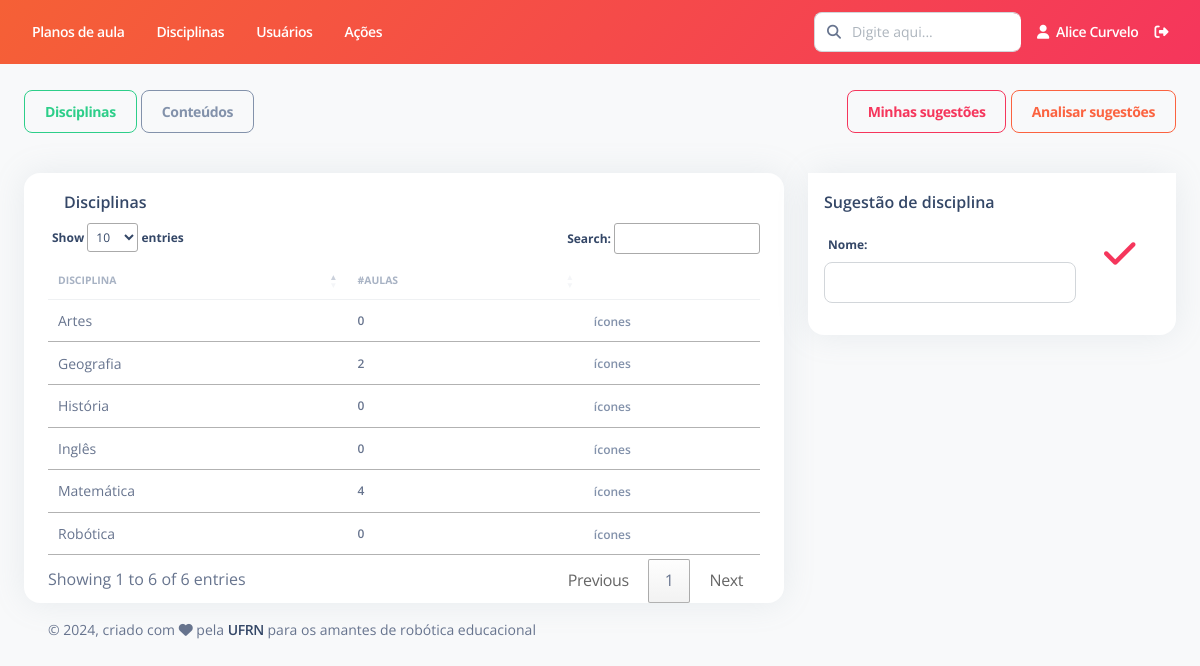
/disciplina/listar/ (signed in), run on the app's committed database.
### Disciplina/models.py (models this page shows)
class Disciplina(models.Model):
    nome = models.CharField(max_length=200, verbose_name="Nome")
    status = models.CharField(max_length=7, choices=STATUS, default='Ativo')
    def __str__(self):
        return self.nome
    class Meta:
        ordering = ['nome']
        verbose_name = "Disciplina"
        verbose_name_plural = "Disciplinas"

### Disciplina/views.py (the view)
# urls.py: path('listar/', views.ListarTodasAcoes.as_view(), name='listar'),
@login_required
def listar(request):
    planos_aula = PlanoAula.objects.filter(status=True)
    disciplinas = Disciplina.objects.filter(status="Ativo")
    conteudos = Conteudo.objects.filter(status="Ativo")
    informacoes = {
        'lista_disciplinas': encontrar_planos_aula_disciplina(planos_aula, list(disciplinas)),
        'lista_conteudos': conteudos,
    }
    return render(request, "Disciplina/listar.html", informacoes)

### rap/views.py (called while the page is built)
def encontrar_planos_aula_disciplina(planos_aula, disciplinas):
    inf_disciplinas = []
    for disciplina in disciplinas:
        informacoes = []
        informacoes.append(disciplina)
        informacoes.append(0)
        inf_disciplinas.append(informacoes)
    for plano_aula in planos_aula:
        disciplinas_pa = []
        for conteudo in plano_aula.conteudos.all():
            if conteudo.disciplina not in disciplinas_pa:
                disciplinas_pa.append(conteudo.disciplina)
        for disciplina in disciplinas_pa:
            indice = disciplinas.index(disciplina)
            inf_disciplinas[indice][1] += 1
    return inf_disciplinas

### templates/Disciplina/listar.html (shortened to what this page needs)
{% extends "Base/base.html" %}
{% load static %}
{% block conteudo %}
<br>
<div class="d-flex justify-content-between">
  <div>
    <button id="btn_disciplina" class="btn btn-outline-success" onclick="mostrar_disciplinas()">Disciplinas</button>
    <button id="btn_conteudo" class="btn btn-outline-secondary" onclick="mostrar_conteudos()">Conteúdos</button>
  </div>
  <div>
    <a href="{% url 'disciplina:listar_sugestoes_usuario' pk=user.id %}" class="btn btn-outline-danger">Minhas sugestões</a>
    {% if user.is_superuser %}
      <a href="{% url 'disciplina:listar_sugestoes' %}" class="btn btn-outline-warning">Analisar sugestões</a>
    {% endif %}
  </div>
</div>
<div id="div_disciplina">
<div class="row mt-4">
  <div class="col-lg-8 col-md-12 mb-lg-0 mb-4">
    <div class="card container">
      <div class="card-header pb-0 p-3">
        <div class="d-flex justify-content-between">
          <h6 class="mb-2">Disciplinas</h6>
        </div>
      </div>
      <div class="table-responsive">
          <table id="tabela_disciplinas" class="table align-items-center" cellspacing="0">
            <thead>
              <tr>
                <th class="text-uppercase text-secondary text-xxs font-weight-bolder opacity-7">Disciplina</th>
                <th class="text-uppercase text-secondary text-xxs font-weight-bolder opacity-7">#Aulas</th>
                <th class="text-uppercase text-secondary text-xxs font-weight-bolder opacity-7"></th>
              </tr>
            </thead>
            <tbody>
                {% for disciplina in lista_disciplinas %}
                    <tr>
                        <td><p class="text-sm mb-0">{{disciplina.0.nome}}</p></td>
                        <td><p class="text-xs font-weight-bold mb-0">{{disciplina.1}}</p></td>
                        <td><span class="text-secondary text-xs font-weight-bold">ícones</span></td>
                    </tr>
                {% endfor %}
            </tbody>
          </table>
      </div>
    </div>
  </div>
  <div class="col-lg-4 mb-lg-0 mb-4">
    <div class="card">
      <form id="form_disciplina">
        <div class="card-header pb-0 p-3">
          <h6 class="mb-0">Sugestão de disciplina</h6>
        </div>
        <div class="card-body p-3">
          <div class="d-flex justify-content-between">
            <div class="col-md-9 form-group">
                <label for="example-text-input" class="form-control-label">Nome: </label>
                <input id="disciplina_text" class="form-control" type="text">
            </div>
            <div class="col-md-2">
              <a onclick="sugerir_disciplina()">
                <i class="fa fa-check h2 font-weight-bolder text-danger"></i>
              </a>
            </div>
          </div>
        </div>
      </form>
    </div>
  </div>
</div>
</div>
{% endblock %}

### templates/Base/base.html (shortened to what this page needs)
<!DOCTYPE html>
<html lang="pt-br">
  {% load static %}
<head>
    {% include "Base/cabecalho.html" %}
</head>
<body class="g-sidenav-show bg-gray-100">
  <main class="main-content position-relative border-radius-lg ">
    <nav class="navbar navbar-main navbar-expand-lg px-0 shadow-none bg-gradient-danger" id="navbarBlur" data-scroll="false">
        <div class="container-fluid py-1 px-3">
          {% include "Base/navbar-horizontal.html" %}
        </div>
    </nav>
    <div class="container-fluid">
        {% block conteudo %}
        {% endblock %}
        {% include "Base/rodape.html" %}
    </div>
  </main>
  {% include "Base/scripts.html" %}
</body>
</html>

### templates/Base/cabecalho.html (shortened to what this page needs)
{% load static %}
<link href="{% static 'assets/css/nucleo-icons.css' %}" rel="stylesheet" />
<link href="{% static 'assets/css/nucleo-svg.css' %}" rel="stylesheet" />
<link href="{% static 'assets/css/nucleo-svg.css' %}" rel="stylesheet" />
<link id="pagestyle" href="{% static 'assets/css/argon-dashboard.css' %}" rel="stylesheet" />

### templates/Base/navbar-horizontal.html (shortened to what this page needs)
{% load static %}
      <div class="collapse navbar-collapse mt-sm-0 mt-2 me-md-0 me-sm-4" id="navbar">
        <div class="navbar-nav mr-auto">
          <ul class="navbar-nav justify-content-end">
            <li class="nav-item px-3 d-flex align-items-center">
              <a href="{% url 'plano_aula:listar' %}" class="nav-link font-weight-bold px-0 text-white">
                <span class="d-sm-inline d-none">Planos de aula</span>
              </a>
            </li>
            <li class="nav-item px-3 d-flex align-items-center">
              <a href="{% url 'disciplina:listar' %}" class="nav-link font-weight-bold px-0 text-white">
                <span class="d-sm-inline d-none">Disciplinas</span>
              </a>
            </li>
            <li class="nav-item px-3 d-flex align-items-center">
              <a href="" class="nav-link font-weight-bold px-0 text-white">
                <span class="d-sm-inline d-none">Usuários</span>
              </a>
            </li>
            <li class="nav-item px-3 d-flex align-items-center">
              <a href="{% url 'acoes:listar' %}" class="nav-link font-weight-bold px-0 text-white">
                <span class="d-sm-inline d-none">Ações</span>
              </a>
            </li>
          </ul>
        </div>
        <div class="navbar-nav ml-auto collapse navbar-collapse justify-content-end">
          <div class="pe-md-3 d-flex align-items-center">
            <div class="input-group">
              <span class="input-group-text text-body"><i class="fa fa-search" aria-hidden="true"></i></span>
              <input type="text" class="form-control" placeholder="Digite aqui...">
            </div>
          </div>
          <ul class="navbar-nav justify-content-end">
            <li class="nav-item d-flex align-items-center">
              <a href="" class="nav-link font-weight-bold px-0 text-white">
                <i class="fa fa-user me-sm-1"></i>
                <span class="d-sm-inline d-none">{{user.first_name}} {{user.last_name}}</span>
              </a>
            </li>
            <li class="nav-item px-3 d-flex align-items-center">
              <a href="{% url 'usuario:logout' %}" class="nav-link p-0 text-white">
                <i class="fa fa-sign-out-alt fixed-plugin-button-nav cursor-pointer"></i>
              </a>
            </li>
          </ul>
        </div>
      </div>

### templates/Base/rodape.html (shortened to what this page needs)
<footer class="footer pt-3  ">
    <div class="container-fluid">
      <div class="row align-items-center justify-content-lg-between">
        <div class="col-lg-6 mb-lg-0 mb-4">
          <div class="copyright text-center text-sm text-muted text-lg-start">
            © ,
            criado com <i class="fa fa-heart"></i> pela
            <a href="https://www.ufrn.br" class="font-weight-bold" target="_blank">UFRN</a>
            para os amantes de robótica educacional
          </div>
        </div>
      </div>
    </div>
  </footer>

### templates/Base/scripts.html (shortened to what this page needs)
{% load static %}
<link rel="stylesheet" type="text/css" href="http://cdn.datatables.net/1.11.5/css/jquery.dataTables.min.css">

### data on the page
Disciplina: nome "Artes", disciplina "0"
Disciplina: nome "Geografia", disciplina "2"
Disciplina: nome "História", disciplina "0"
Disciplina: nome "Inglês", disciplina "0"
Disciplina: nome "Matemática", id "4"
Disciplina: nome "Robótica", disciplina "0"

### other printed values
{{ user.first_name }} "Alice"
{{ user.last_name }} "Curvelo"
